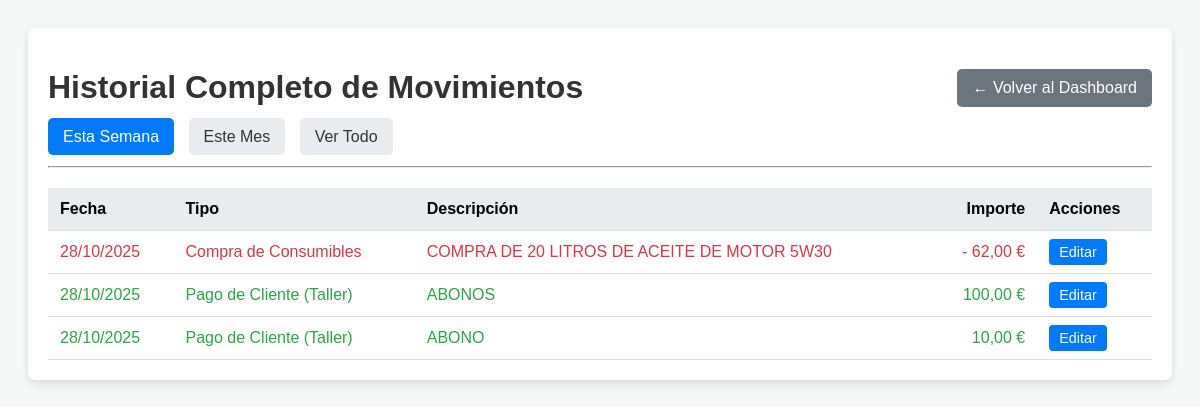
/historial/ (signed in), run on the app's committed database.
### taller/models.py (models this page shows, shortened)
class Gasto(models.Model):
    CATEGORIA_CHOICES = [
        ('Repuestos', 'Repuestos'),
        ('Sueldos', 'Sueldos'),
        ('Herramientas', 'Herramientas'),
        ('Suministros', 'Suministros'),
        ('Gasolina/Diesel', 'Gasolina/Diesel'),
        ('Otros', 'Otros'),
        ('Compra de Consumibles', 'Compra de Consumibles'),
    ]
    fecha = models.DateField(default=timezone.now)
    categoria = models.CharField(max_length=30, choices=CATEGORIA_CHOICES)
    importe = models.DecimalField(max_digits=10, decimal_places=2, null=True, blank=True)
    descripcion = models.CharField(max_length=255, null=True, blank=True)
    vehiculo = models.ForeignKey(Vehiculo, on_delete=models.SET_NULL, null=True, blank=True)
    empleado = models.ForeignKey(Empleado, on_delete=models.SET_NULL, null=True, blank=True)
    pagado_con_tarjeta = models.BooleanField(default=False)

class Ingreso(models.Model):
    CATEGORIA_CHOICES = [
        ('Taller', 'Pago de Cliente (Taller)'),
        ('Grua', 'Servicio de Grúa'),
        ('Otras Ganancias', 'Otras Ganancias'),
        ('Otros', 'Otros Ingresos'),
    ]
    fecha = models.DateField(default=timezone.now)
    categoria = models.CharField(max_length=30, choices=CATEGORIA_CHOICES)
    importe = models.DecimalField(max_digits=10, decimal_places=2)
    descripcion = models.CharField(max_length=255)
    orden = models.ForeignKey(OrdenDeReparacion, on_delete=models.SET_NULL, null=True, blank=True)
    es_tpv = models.BooleanField(default=False)

### taller/views.py (the view)
# urls.py: path('historial/', views.historial_movimientos, name='historial_movimientos'),
@login_required
def historial_movimientos(request):
    periodo = request.GET.get('periodo', 'semana'); hoy = timezone.now().date()
    gastos_qs = Gasto.objects.all(); ingresos_qs = Ingreso.objects.all()
    if periodo == 'semana':
        inicio_semana = hoy - timedelta(days=hoy.weekday())
        gastos_qs = gastos_qs.filter(fecha__gte=inicio_semana); ingresos_qs = ingresos_qs.filter(fecha__gte=inicio_semana)
    elif periodo == 'mes':
        gastos_qs = gastos_qs.filter(fecha__year=hoy.year, fecha__month=hoy.month)
        ingresos_qs = ingresos_qs.filter(fecha__year=hoy.year, fecha__month=hoy.month)
    movimientos = sorted(list(gastos_qs) + list(ingresos_qs), key=lambda x: (x.fecha, -x.id if hasattr(x, 'id') else 0), reverse=True)
    context = { 'movimientos': movimientos, 'periodo_seleccionado': periodo }
    return render(request, 'taller/historial_movimientos.html', context)

### taller/templatetags/taller_extras.py (called while the page is built)
@register.filter(name='get_class_name')
def get_class_name(value):
    return value.__class__.__name__

@register.filter(name='is_gasto')
def is_gasto(class_name):
    return class_name == 'Gasto'

### taller/templates/taller/historial_movimientos.html (shortened to what this page needs)
<!DOCTYPE html>
{% load static %}
{% load taller_extras %}
<html lang="es">
<head>
    <link rel="stylesheet" href="{% static 'taller/css/responsive.css' %}">
</head>
<body>
    <div class="container">
        <div class="header">
            <h1>Historial Completo de Movimientos</h1>
            <a href="{% url 'home' %}" class="back-btn">← Volver al Dashboard</a>
        </div>
        <div class="filters">
            <a href="?periodo=semana" class="{% if periodo_seleccionado == 'semana' %}active{% endif %}">Esta Semana</a>
            <a href="?periodo=mes" class="{% if periodo_seleccionado == 'mes' %}active{% endif %}">Este Mes</a>
            <a href="?periodo=todo" class="{% if periodo_seleccionado == 'todo' %}active{% endif %}">Ver Todo</a>
        </div>
        <hr>
        <table class="history-table">
            <thead>
                <tr>
                    <th>Fecha</th>
                    <th>Tipo</th>
                    <th>Descripción</th>
                    <th style="text-align: right;">Importe</th>
                    <th>Acciones</th>
                </tr>
            </thead>
            <tbody>
                {% for movimiento in movimientos %}
                    {% with es_gasto=movimiento|get_class_name|is_gasto %}
                    <tr class="{% if es_gasto %}gasto-row{% else %}ingreso-row{% endif %}">
                        <td>{{ movimiento.fecha|date:"d/m/Y" }}</td>
                        <td>{{ movimiento.get_categoria_display }}</td>
                        <td>{{ movimiento.descripcion }}</td>
                        <td style="text-align: right;">
                            {% if es_gasto %}-{% endif %}
                            {{ movimiento.importe|floatformat:2 }} €
                        </td>
                        <td>
                            {% if es_gasto %}
                                <a href="{% url 'editar_movimiento' 'gasto' movimiento.id %}" class="edit-btn">Editar</a>
                            {% else %}
                                <a href="{% url 'editar_movimiento' 'ingreso' movimiento.id %}" class="edit-btn">Editar</a>
                            {% endif %}
                        </td>
                    </tr>
                    {% endwith %}
                {% empty %}
                    <tr><td colspan="5" style="text-align: center; padding: 20px;">No hay movimientos en este periodo.</td></tr>
                {% endfor %}
            </tbody>
        </table>
    </div>
</body>
</html>

### taller/templates/taller/historial_movimientos.html (style rules this page uses)
body { font-family: sans-serif; padding: 20px; background-color: #f4f7f6; }
.container { max-width: 1200px; margin: auto; background-color: #fff; padding: 20px; border-radius: 8px; box-shadow: 0 4px 8px rgba(0,0,0,0.1); }
h1 { color: #333; }
.header { display: flex; justify-content: space-between; align-items: center; }
.back-btn { padding: 10px 15px; background-color: #6c757d; color: white; text-decoration: none; border-radius: 5px; }
.history-table { width: 100%; border-collapse: collapse; margin-top: 20px; }
.history-table th, .history-table td { padding: 12px; text-align: left; border-bottom: 1px solid #ddd; }
.history-table th { background-color: #e9ecef; }
.gasto-row td { color: #dc3545; font-weight: 500; }
.ingreso-row td { color: #28a745; font-weight: 500; }
.edit-btn { padding: 5px 10px; background-color: #007bff; color: white; text-decoration: none; border-radius: 4px; font-size: 0.9em; }
.filters { margin-bottom: 20px; }
.filters a { padding: 10px 15px; text-decoration: none; background-color: #e9ecef; color: #333; border-radius: 5px; margin-right: 10px; }
.filters a.active { background-color: #007bff; color: white; }

### data on the page
Gasto: fecha "28/10/2025", categoria "Compra de Consumibles", descripcion "COMPRA DE 20 LITROS DE ACEITE DE MOTOR 5W30", importe "62,00", shows "Editar"
Ingreso: fecha "28/10/2025", categoria "Pago de Cliente (Taller)", descripcion "ABONOS", importe "100,00", shows "Editar"
Ingreso: fecha "28/10/2025", categoria "Pago de Cliente (Taller)", descripcion "ABONO", importe "10,00", shows "Editar"
